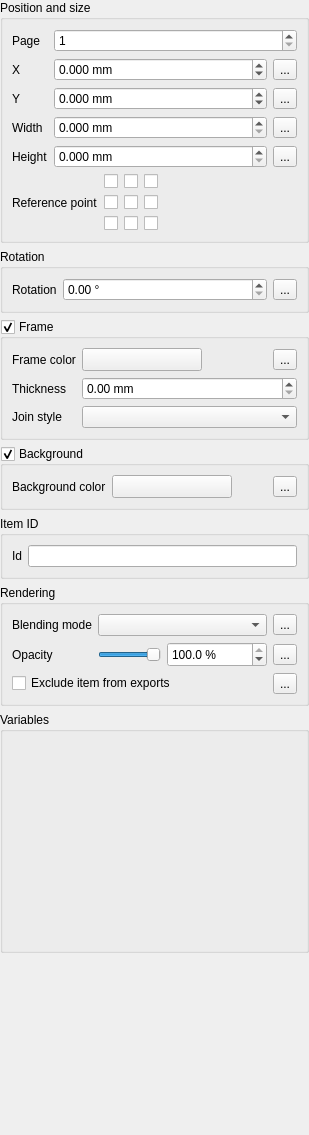
<?xml version="1.0" encoding="UTF-8"?>
<ui version="4.0">
 <class>QgsComposerItemWidgetBase</class>
 <widget class="QWidget" name="QgsComposerItemWidgetBase">
  <property name="geometry">
   <rect>
    <x>0</x>
    <y>0</y>
    <width>309</width>
    <height>1135</height>
   </rect>
  </property>
  <property name="windowTitle">
   <string>Global Options</string>
  </property>
  <layout class="QVBoxLayout" name="verticalLayout_2">
   <property name="leftMargin">
    <number>0</number>
   </property>
   <property name="topMargin">
    <number>0</number>
   </property>
   <property name="rightMargin">
    <number>0</number>
   </property>
   <property name="bottomMargin">
    <number>0</number>
   </property>
   <item>
    <widget class="QgsCollapsibleGroupBoxBasic" name="mGeneralOptionsGroupBox">
     <property name="focusPolicy">
      <enum>Qt::StrongFocus</enum>
     </property>
     <property name="title">
      <string>Position and size</string>
     </property>
     <property name="syncGroup" stdset="0">
      <string notr="true">composeritem</string>
     </property>
     <property name="collapsed" stdset="0">
      <bool>true</bool>
     </property>
     <layout class="QVBoxLayout" name="verticalLayout">
      <item>
       <layout class="QGridLayout" name="gridLayout_3" columnstretch="0,1,1,1">
        <item row="3" column="0">
         <widget class="QLabel" name="mWidthLabel">
          <property name="text">
           <string>Width</string>
          </property>
         </widget>
        </item>
        <item row="1" column="0">
         <widget class="QLabel" name="mXLabel">
          <property name="text">
           <string>X</string>
          </property>
         </widget>
        </item>
        <item row="4" column="0">
         <widget class="QLabel" name="mHeightLabel">
          <property name="text">
           <string>Height</string>
          </property>
         </widget>
        </item>
        <item row="2" column="0">
         <widget class="QLabel" name="mYLabel">
          <property name="text">
           <string>Y</string>
          </property>
         </widget>
        </item>
        <item row="0" column="0">
         <widget class="QLabel" name="mPageLabel">
          <property name="text">
           <string>Page</string>
          </property>
         </widget>
        </item>
        <item row="1" column="3">
         <widget class="QgsPropertyOverrideButton" name="mXPositionDDBtn">
          <property name="text">
           <string>...</string>
          </property>
         </widget>
        </item>
        <item row="2" column="3">
         <widget class="QgsPropertyOverrideButton" name="mYPositionDDBtn">
          <property name="text">
           <string>...</string>
          </property>
         </widget>
        </item>
        <item row="3" column="3">
         <widget class="QgsPropertyOverrideButton" name="mWidthDDBtn">
          <property name="text">
           <string>...</string>
          </property>
         </widget>
        </item>
        <item row="4" column="3">
         <widget class="QgsPropertyOverrideButton" name="mHeightDDBtn">
          <property name="text">
           <string>...</string>
          </property>
         </widget>
        </item>
        <item row="0" column="1" colspan="3">
         <widget class="QgsSpinBox" name="mPageSpinBox">
          <property name="minimum">
           <number>1</number>
          </property>
          <property name="showClearButton" stdset="0">
           <bool>false</bool>
          </property>
         </widget>
        </item>
        <item row="3" column="1" colspan="2">
         <widget class="QgsDoubleSpinBox" name="mWidthSpin">
          <property name="suffix">
           <string> mm</string>
          </property>
          <property name="decimals">
           <number>3</number>
          </property>
          <property name="maximum">
           <double>9999999.000000000000000</double>
          </property>
          <property name="showClearButton" stdset="0">
           <bool>false</bool>
          </property>
         </widget>
        </item>
        <item row="4" column="1" colspan="2">
         <widget class="QgsDoubleSpinBox" name="mHeightSpin">
          <property name="suffix">
           <string> mm</string>
          </property>
          <property name="decimals">
           <number>3</number>
          </property>
          <property name="maximum">
           <double>9999999.000000000000000</double>
          </property>
          <property name="showClearButton" stdset="0">
           <bool>false</bool>
          </property>
         </widget>
        </item>
        <item row="2" column="1" colspan="2">
         <widget class="QgsDoubleSpinBox" name="mYPosSpin">
          <property name="suffix">
           <string> mm</string>
          </property>
          <property name="decimals">
           <number>3</number>
          </property>
          <property name="minimum">
           <double>-9999999.000000000000000</double>
          </property>
          <property name="maximum">
           <double>9999999.000000000000000</double>
          </property>
          <property name="showClearButton" stdset="0">
           <bool>false</bool>
          </property>
         </widget>
        </item>
        <item row="1" column="1" colspan="2">
         <widget class="QgsDoubleSpinBox" name="mXPosSpin">
          <property name="suffix">
           <string> mm</string>
          </property>
          <property name="decimals">
           <number>3</number>
          </property>
          <property name="minimum">
           <double>-9999999.000000000000000</double>
          </property>
          <property name="maximum">
           <double>9999999.000000000000000</double>
          </property>
          <property name="showClearButton" stdset="0">
           <bool>false</bool>
          </property>
         </widget>
        </item>
       </layout>
      </item>
      <item>
       <layout class="QHBoxLayout" name="horizontalLayout_7">
        <item>
         <widget class="QLabel" name="label_2">
          <property name="text">
           <string>Reference point</string>
          </property>
          <property name="alignment">
           <set>Qt::AlignLeading|Qt::AlignLeft|Qt::AlignVCenter</set>
          </property>
         </widget>
        </item>
        <item>
         <layout class="QGridLayout" name="gridLayout">
          <item row="0" column="1">
           <widget class="QCheckBox" name="mUpperMiddleCheckBox">
            <property name="sizePolicy">
             <sizepolicy hsizetype="Fixed" vsizetype="Fixed">
              <horstretch>0</horstretch>
              <verstretch>0</verstretch>
             </sizepolicy>
            </property>
            <property name="text">
             <string/>
            </property>
           </widget>
          </item>
          <item row="1" column="2">
           <widget class="QCheckBox" name="mMiddleRightCheckBox">
            <property name="sizePolicy">
             <sizepolicy hsizetype="Fixed" vsizetype="Fixed">
              <horstretch>0</horstretch>
              <verstretch>0</verstretch>
             </sizepolicy>
            </property>
            <property name="text">
             <string/>
            </property>
           </widget>
          </item>
          <item row="1" column="1">
           <widget class="QCheckBox" name="mMiddleCheckBox">
            <property name="sizePolicy">
             <sizepolicy hsizetype="Fixed" vsizetype="Fixed">
              <horstretch>0</horstretch>
              <verstretch>0</verstretch>
             </sizepolicy>
            </property>
            <property name="text">
             <string/>
            </property>
           </widget>
          </item>
          <item row="0" column="2">
           <widget class="QCheckBox" name="mUpperRightCheckBox">
            <property name="sizePolicy">
             <sizepolicy hsizetype="Fixed" vsizetype="Fixed">
              <horstretch>0</horstretch>
              <verstretch>0</verstretch>
             </sizepolicy>
            </property>
            <property name="text">
             <string/>
            </property>
           </widget>
          </item>
          <item row="2" column="1">
           <widget class="QCheckBox" name="mLowerMiddleCheckBox">
            <property name="sizePolicy">
             <sizepolicy hsizetype="Fixed" vsizetype="Fixed">
              <horstretch>0</horstretch>
              <verstretch>0</verstretch>
             </sizepolicy>
            </property>
            <property name="text">
             <string/>
            </property>
           </widget>
          </item>
          <item row="2" column="2">
           <widget class="QCheckBox" name="mLowerRightCheckBox">
            <property name="sizePolicy">
             <sizepolicy hsizetype="Fixed" vsizetype="Fixed">
              <horstretch>0</horstretch>
              <verstretch>0</verstretch>
             </sizepolicy>
            </property>
            <property name="text">
             <string/>
            </property>
           </widget>
          </item>
          <item row="0" column="0">
           <widget class="QCheckBox" name="mUpperLeftCheckBox">
            <property name="sizePolicy">
             <sizepolicy hsizetype="Fixed" vsizetype="Fixed">
              <horstretch>0</horstretch>
              <verstretch>0</verstretch>
             </sizepolicy>
            </property>
            <property name="text">
             <string/>
            </property>
           </widget>
          </item>
          <item row="2" column="0">
           <widget class="QCheckBox" name="mLowerLeftCheckBox">
            <property name="sizePolicy">
             <sizepolicy hsizetype="Fixed" vsizetype="Fixed">
              <horstretch>0</horstretch>
              <verstretch>0</verstretch>
             </sizepolicy>
            </property>
            <property name="text">
             <string/>
            </property>
           </widget>
          </item>
          <item row="1" column="0">
           <widget class="QCheckBox" name="mMiddleLeftCheckBox">
            <property name="sizePolicy">
             <sizepolicy hsizetype="Fixed" vsizetype="Fixed">
              <horstretch>0</horstretch>
              <verstretch>0</verstretch>
             </sizepolicy>
            </property>
            <property name="text">
             <string/>
            </property>
           </widget>
          </item>
         </layout>
        </item>
        <item>
         <spacer name="horizontalSpacer_3">
          <property name="orientation">
           <enum>Qt::Horizontal</enum>
          </property>
          <property name="sizeHint" stdset="0">
           <size>
            <width>40</width>
            <height>20</height>
           </size>
          </property>
         </spacer>
        </item>
       </layout>
      </item>
     </layout>
    </widget>
   </item>
   <item>
    <widget class="QgsCollapsibleGroupBoxBasic" name="mTransformsGroupBox">
     <property name="focusPolicy">
      <enum>Qt::StrongFocus</enum>
     </property>
     <property name="title">
      <string>Rotation</string>
     </property>
     <property name="syncGroup" stdset="0">
      <string notr="true">composeritem</string>
     </property>
     <property name="collapsed" stdset="0">
      <bool>true</bool>
     </property>
     <layout class="QGridLayout" name="gridLayout_5" columnstretch="0,1">
      <item row="0" column="0">
       <widget class="QLabel" name="label">
        <property name="text">
         <string>Rotation</string>
        </property>
       </widget>
      </item>
      <item row="0" column="1">
       <layout class="QHBoxLayout" name="horizontalLayout_4">
        <item>
         <widget class="QgsDoubleSpinBox" name="mItemRotationSpinBox">
          <property name="sizePolicy">
           <sizepolicy hsizetype="Preferred" vsizetype="Fixed">
            <horstretch>0</horstretch>
            <verstretch>0</verstretch>
           </sizepolicy>
          </property>
          <property name="suffix">
           <string> °</string>
          </property>
          <property name="maximum">
           <double>360.000000000000000</double>
          </property>
         </widget>
        </item>
        <item>
         <widget class="QgsPropertyOverrideButton" name="mItemRotationDDBtn">
          <property name="text">
           <string>...</string>
          </property>
         </widget>
        </item>
       </layout>
      </item>
     </layout>
    </widget>
   </item>
   <item>
    <widget class="QgsCollapsibleGroupBoxBasic" name="mFrameGroupBox">
     <property name="title">
      <string>Frame</string>
     </property>
     <property name="checkable">
      <bool>true</bool>
     </property>
     <property name="syncGroup" stdset="0">
      <string notr="true">composeritem</string>
     </property>
     <property name="collapsed" stdset="0">
      <bool>true</bool>
     </property>
     <layout class="QGridLayout" name="gridLayout_6">
      <item row="0" column="0">
       <widget class="QLabel" name="label_3">
        <property name="text">
         <string>Frame color</string>
        </property>
       </widget>
      </item>
      <item row="0" column="1">
       <layout class="QHBoxLayout" name="horizontalLayout_6">
        <item>
         <widget class="QgsColorButton" name="mFrameColorButton">
          <property name="sizePolicy">
           <sizepolicy hsizetype="Fixed" vsizetype="Fixed">
            <horstretch>0</horstretch>
            <verstretch>0</verstretch>
           </sizepolicy>
          </property>
          <property name="minimumSize">
           <size>
            <width>120</width>
            <height>0</height>
           </size>
          </property>
          <property name="maximumSize">
           <size>
            <width>120</width>
            <height>16777215</height>
           </size>
          </property>
          <property name="text">
           <string/>
          </property>
         </widget>
        </item>
        <item>
         <spacer name="horizontalSpacer_2">
          <property name="orientation">
           <enum>Qt::Horizontal</enum>
          </property>
          <property name="sizeHint" stdset="0">
           <size>
            <width>40</width>
            <height>20</height>
           </size>
          </property>
         </spacer>
        </item>
        <item>
         <widget class="QgsPropertyOverrideButton" name="mItemFrameColorDDBtn">
          <property name="text">
           <string>...</string>
          </property>
         </widget>
        </item>
       </layout>
      </item>
      <item row="1" column="0">
       <widget class="QLabel" name="mStrokeWidthLabel">
        <property name="text">
         <string>Thickness</string>
        </property>
        <property name="wordWrap">
         <bool>true</bool>
        </property>
        <property name="buddy">
         <cstring>mStrokeWidthSpinBox</cstring>
        </property>
       </widget>
      </item>
      <item row="1" column="1">
       <widget class="QgsDoubleSpinBox" name="mStrokeWidthSpinBox">
        <property name="sizePolicy">
         <sizepolicy hsizetype="Expanding" vsizetype="Fixed">
          <horstretch>0</horstretch>
          <verstretch>0</verstretch>
         </sizepolicy>
        </property>
        <property name="suffix">
         <string> mm</string>
        </property>
        <property name="singleStep">
         <double>0.100000000000000</double>
        </property>
        <property name="showClearButton" stdset="0">
         <bool>false</bool>
        </property>
       </widget>
      </item>
      <item row="2" column="0">
       <widget class="QLabel" name="label_8">
        <property name="text">
         <string>Join style</string>
        </property>
       </widget>
      </item>
      <item row="2" column="1">
       <widget class="QgsPenJoinStyleComboBox" name="mFrameJoinStyleCombo">
        <property name="sizePolicy">
         <sizepolicy hsizetype="Expanding" vsizetype="Fixed">
          <horstretch>0</horstretch>
          <verstretch>0</verstretch>
         </sizepolicy>
        </property>
       </widget>
      </item>
     </layout>
    </widget>
   </item>
   <item>
    <widget class="QgsCollapsibleGroupBoxBasic" name="mBackgroundGroupBox">
     <property name="title">
      <string>Background</string>
     </property>
     <property name="checkable">
      <bool>true</bool>
     </property>
     <property name="checked">
      <bool>true</bool>
     </property>
     <property name="syncGroup" stdset="0">
      <string notr="true">composeritem</string>
     </property>
     <property name="collapsed" stdset="0">
      <bool>true</bool>
     </property>
     <layout class="QGridLayout" name="gridLayout_7">
      <item row="0" column="0">
       <widget class="QLabel" name="label_4">
        <property name="text">
         <string>Background color</string>
        </property>
       </widget>
      </item>
      <item row="0" column="1">
       <layout class="QHBoxLayout" name="horizontalLayout_5">
        <item>
         <widget class="QgsColorButton" name="mBackgroundColorButton">
          <property name="sizePolicy">
           <sizepolicy hsizetype="Fixed" vsizetype="Fixed">
            <horstretch>0</horstretch>
            <verstretch>0</verstretch>
           </sizepolicy>
          </property>
          <property name="minimumSize">
           <size>
            <width>120</width>
            <height>0</height>
           </size>
          </property>
          <property name="maximumSize">
           <size>
            <width>120</width>
            <height>16777215</height>
           </size>
          </property>
          <property name="text">
           <string/>
          </property>
         </widget>
        </item>
        <item>
         <spacer name="horizontalSpacer">
          <property name="orientation">
           <enum>Qt::Horizontal</enum>
          </property>
          <property name="sizeHint" stdset="0">
           <size>
            <width>40</width>
            <height>20</height>
           </size>
          </property>
         </spacer>
        </item>
        <item>
         <widget class="QgsPropertyOverrideButton" name="mItemBackgroundColorDDBtn">
          <property name="text">
           <string>...</string>
          </property>
         </widget>
        </item>
       </layout>
      </item>
     </layout>
    </widget>
   </item>
   <item>
    <widget class="QgsCollapsibleGroupBoxBasic" name="groupBox">
     <property name="focusPolicy">
      <enum>Qt::StrongFocus</enum>
     </property>
     <property name="title">
      <string>Item ID</string>
     </property>
     <property name="syncGroup" stdset="0">
      <string notr="true">composeritem</string>
     </property>
     <property name="collapsed" stdset="0">
      <bool>true</bool>
     </property>
     <layout class="QGridLayout" name="gridLayout_8">
      <item row="0" column="0">
       <widget class="QLabel" name="mItemIdLabel">
        <property name="text">
         <string>Id</string>
        </property>
       </widget>
      </item>
      <item row="0" column="1">
       <widget class="QLineEdit" name="mItemIdLineEdit"/>
      </item>
     </layout>
    </widget>
   </item>
   <item>
    <widget class="QgsCollapsibleGroupBoxBasic" name="groupRendering">
     <property name="focusPolicy">
      <enum>Qt::StrongFocus</enum>
     </property>
     <property name="title">
      <string>Rendering</string>
     </property>
     <property name="collapsed" stdset="0">
      <bool>true</bool>
     </property>
     <property name="syncGroup" stdset="0">
      <string notr="true">composeritem</string>
     </property>
     <layout class="QGridLayout" name="gridLayout_4">
      <item row="0" column="0">
       <widget class="QLabel" name="labelBlendMode">
        <property name="text">
         <string>Blending mode</string>
        </property>
       </widget>
      </item>
      <item row="0" column="1">
       <layout class="QHBoxLayout" name="horizontalLayout_3">
        <item>
         <widget class="QgsBlendModeComboBox" name="mBlendModeCombo"/>
        </item>
        <item>
         <widget class="QgsPropertyOverrideButton" name="mBlendModeDDBtn">
          <property name="text">
           <string>...</string>
          </property>
         </widget>
        </item>
       </layout>
      </item>
      <item row="1" column="0">
       <widget class="QLabel" name="labelTransparency">
        <property name="text">
         <string>Opacity</string>
        </property>
       </widget>
      </item>
      <item row="1" column="1">
       <layout class="QHBoxLayout" name="horizontalLayout_2">
        <item>
         <widget class="QSlider" name="mOpacitySlider">
          <property name="maximum">
           <number>1000</number>
          </property>
          <property name="singleStep">
           <number>10</number>
          </property>
          <property name="pageStep">
           <number>100</number>
          </property>
          <property name="value">
           <number>1000</number>
          </property>
          <property name="orientation">
           <enum>Qt::Horizontal</enum>
          </property>
         </widget>
        </item>
        <item>
         <widget class="QgsDoubleSpinBox" name="mOpacitySpnBx">
          <property name="minimumSize">
           <size>
            <width>100</width>
            <height>25</height>
           </size>
          </property>
          <property name="suffix">
           <string> %</string>
          </property>
          <property name="decimals">
           <number>1</number>
          </property>
          <property name="maximum">
           <double>100.000000000000000</double>
          </property>
          <property name="value">
           <double>100.000000000000000</double>
          </property>
         </widget>
        </item>
        <item>
         <widget class="QgsPropertyOverrideButton" name="mOpacityDDBtn">
          <property name="text">
           <string>...</string>
          </property>
         </widget>
        </item>
       </layout>
      </item>
      <item row="2" column="0" colspan="2">
       <layout class="QHBoxLayout" name="horizontalLayout">
        <item>
         <widget class="QCheckBox" name="mExcludeFromPrintsCheckBox">
          <property name="text">
           <string>Exclude item from exports</string>
          </property>
         </widget>
        </item>
        <item>
         <widget class="QgsPropertyOverrideButton" name="mExcludePrintsDDBtn">
          <property name="text">
           <string>...</string>
          </property>
         </widget>
        </item>
       </layout>
      </item>
     </layout>
    </widget>
   </item>
   <item>
    <widget class="QgsCollapsibleGroupBox" name="groupBox_3">
     <property name="title">
      <string>Variables</string>
     </property>
     <layout class="QVBoxLayout" name="verticalLayout_4">
      <item>
       <widget class="QgsVariableEditorWidget" name="mVariableEditor" native="true">
        <property name="minimumSize">
         <size>
          <width>0</width>
          <height>200</height>
         </size>
        </property>
       </widget>
      </item>
     </layout>
    </widget>
   </item>
   <item>
    <spacer name="verticalSpacer">
     <property name="orientation">
      <enum>Qt::Vertical</enum>
     </property>
     <property name="sizeType">
      <enum>QSizePolicy::MinimumExpanding</enum>
     </property>
     <property name="sizeHint" stdset="0">
      <size>
       <width>20</width>
       <height>40</height>
      </size>
     </property>
    </spacer>
   </item>
  </layout>
 </widget>
 <customwidgets>
  <customwidget>
   <class>QgsColorButton</class>
   <extends>QToolButton</extends>
   <header>qgscolorbutton.h</header>
   <container>1</container>
  </customwidget>
  <customwidget>
   <class>QgsPropertyOverrideButton</class>
   <extends>QToolButton</extends>
   <header>qgspropertyoverridebutton.h</header>
  </customwidget>
  <customwidget>
   <class>QgsDoubleSpinBox</class>
   <extends>QDoubleSpinBox</extends>
   <header>qgsdoublespinbox.h</header>
  </customwidget>
  <customwidget>
   <class>QgsSpinBox</class>
   <extends>QSpinBox</extends>
   <header>qgsspinbox.h</header>
  </customwidget>
  <customwidget>
   <class>QgsPenJoinStyleComboBox</class>
   <extends>QComboBox</extends>
   <header>qgspenstylecombobox.h</header>
  </customwidget>
  <customwidget>
   <class>QgsCollapsibleGroupBoxBasic</class>
   <extends>QGroupBox</extends>
   <header location="global">qgscollapsiblegroupbox.h</header>
   <container>1</container>
  </customwidget>
  <customwidget>
   <class>QgsBlendModeComboBox</class>
   <extends>QComboBox</extends>
   <header>qgsblendmodecombobox.h</header>
  </customwidget>
  <customwidget>
   <class>QgsCollapsibleGroupBox</class>
   <extends>QGroupBox</extends>
   <header>qgscollapsiblegroupbox.h</header>
   <container>1</container>
  </customwidget>
  <customwidget>
   <class>QgsVariableEditorWidget</class>
   <extends>QWidget</extends>
   <header location="global">qgsvariableeditorwidget.h</header>
   <container>1</container>
  </customwidget>
 </customwidgets>
 <tabstops>
  <tabstop>mGeneralOptionsGroupBox</tabstop>
  <tabstop>mPageSpinBox</tabstop>
  <tabstop>mXPosSpin</tabstop>
  <tabstop>mXPositionDDBtn</tabstop>
  <tabstop>mYPosSpin</tabstop>
  <tabstop>mYPositionDDBtn</tabstop>
  <tabstop>mWidthSpin</tabstop>
  <tabstop>mWidthDDBtn</tabstop>
  <tabstop>mHeightSpin</tabstop>
  <tabstop>mHeightDDBtn</tabstop>
  <tabstop>mUpperLeftCheckBox</tabstop>
  <tabstop>mUpperMiddleCheckBox</tabstop>
  <tabstop>mUpperRightCheckBox</tabstop>
  <tabstop>mMiddleLeftCheckBox</tabstop>
  <tabstop>mMiddleCheckBox</tabstop>
  <tabstop>mMiddleRightCheckBox</tabstop>
  <tabstop>mLowerLeftCheckBox</tabstop>
  <tabstop>mLowerMiddleCheckBox</tabstop>
  <tabstop>mLowerRightCheckBox</tabstop>
  <tabstop>mTransformsGroupBox</tabstop>
  <tabstop>mItemRotationSpinBox</tabstop>
  <tabstop>mItemRotationDDBtn</tabstop>
  <tabstop>mFrameGroupBox</tabstop>
  <tabstop>mFrameColorButton</tabstop>
  <tabstop>mItemFrameColorDDBtn</tabstop>
  <tabstop>mStrokeWidthSpinBox</tabstop>
  <tabstop>mFrameJoinStyleCombo</tabstop>
  <tabstop>mBackgroundGroupBox</tabstop>
  <tabstop>mBackgroundColorButton</tabstop>
  <tabstop>mItemBackgroundColorDDBtn</tabstop>
  <tabstop>groupBox</tabstop>
  <tabstop>mItemIdLineEdit</tabstop>
  <tabstop>groupRendering</tabstop>
  <tabstop>mBlendModeCombo</tabstop>
  <tabstop>mBlendModeDDBtn</tabstop>
  <tabstop>mOpacitySlider</tabstop>
  <tabstop>mOpacitySpnBx</tabstop>
  <tabstop>mOpacityDDBtn</tabstop>
  <tabstop>mExcludeFromPrintsCheckBox</tabstop>
  <tabstop>mExcludePrintsDDBtn</tabstop>
 </tabstops>
 <resources/>
 <connections/>
</ui>
